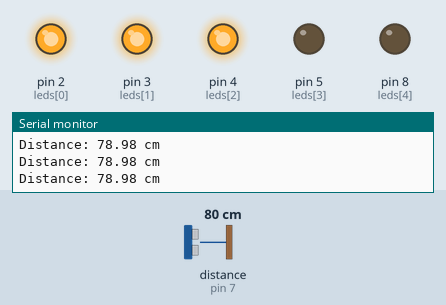
Recording of a sketch running on a simulated Arduino Uno, built with avr-gcc and run on an emulated ATmega328P. Parts: output pins drawn as LEDs (lit = HIGH), the last lines printed to the serial monitor. Wiring (inferred from the names in the program): ultrasonic range finder: trigger pin 6; echo pin 7. The test bench sets the inputs (shaded band); at power-on: distance to the obstacle (sensor on pin 7) 80 cm. The echo pulse lasts 58.3 µs per cm; pins used as bus, display or sensor lines are not drawn.

Above: at 2.7 s.
2.8 s: distance to the obstacle (sensor on pin 7) set to 68 cm
4.3 s: distance to the obstacle (sensor on pin 7) set to 62 cm
At 5.5 s:
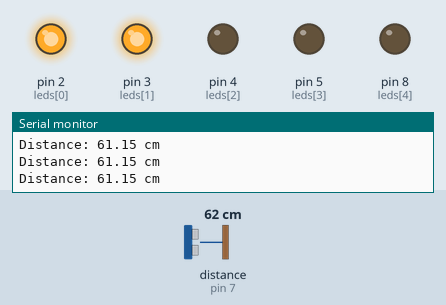
5.8 s: distance to the obstacle (sensor on pin 7) set to 51 cm
7.3 s: distance to the obstacle (sensor on pin 7) set to 43 cm
At 7.9 s:
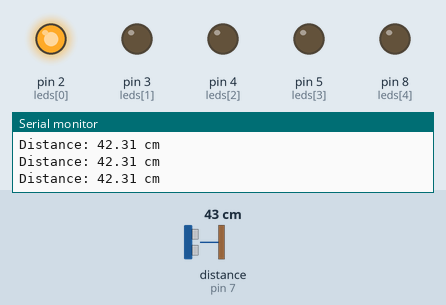
8.9 s: distance to the obstacle (sensor on pin 7) set to 120 cm
At 10.2 s:
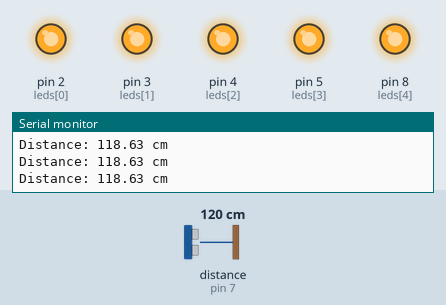
10.5 s: distance to the obstacle (sensor on pin 7) set to 105 cm
12.0 s: distance to the obstacle (sensor on pin 7) set to 97 cm
At 13.2 s:
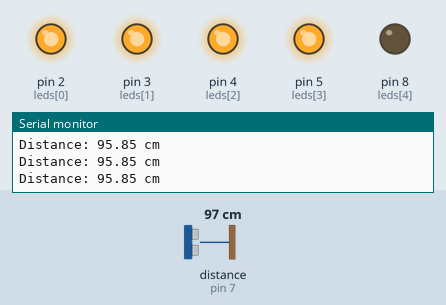
Timing chart, 0 to 14.7 s (numbered marks = the images above; inputs shaded):
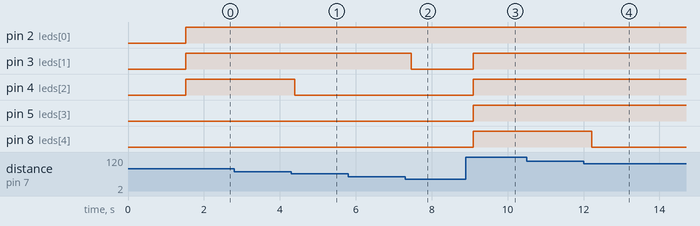

The sketch:

6-2.3.ino
```cpp
int trigPin = 6;
int echoPin = 7;

int leds[] = {2, 3, 4, 5, 8};
int numLEDs = 5;

void setup() {
  Serial.begin(9600);
  delay(1500);

  Serial.println("-------------------");
  Serial.println("Ultrasonic LED Bar Graph");
  Serial.println("-------------------");

  pinMode(trigPin, OUTPUT);
  pinMode(echoPin, INPUT);

  for (int i = 0; i < numLEDs; i++) {
    pinMode(leds[i], OUTPUT);
    digitalWrite(leds[i], LOW);
  }
}

void loop() {
  // Trigger pulse
  digitalWrite(trigPin, LOW);
  delayMicroseconds(2);

  digitalWrite(trigPin, HIGH);
  delayMicroseconds(10);
  digitalWrite(trigPin, LOW);

  // Read echo
  long duration = pulseIn(echoPin, HIGH);

  float distanceCm = duration * 0.034 / 2.0;

  Serial.print("Distance: ");
  Serial.print(distanceCm);
  Serial.println(" cm");

  // Map distance 10cm–100cm to 0–5 LEDs
  int ledCount = map(distanceCm, 10, 100, 0, 5);

  // Clamp values
  if (distanceCm < 10) {
    ledCount = 0;
  }
  if (distanceCm > 100) {
    ledCount = 5;
  }

  // Update LEDs
  for (int i = 0; i < numLEDs; i++) {
    if (i < ledCount) {
      digitalWrite(leds[i], HIGH);
    } else {
      digitalWrite(leds[i], LOW);
    }
  }

  delay(200);
}
```

Measured:
- the behaviour switches between 65 and 64 cm on distance to the obstacle (sensor on pin 7) (found by bisection; images 0 and 1)
- the behaviour switches between 47 and 46 cm on distance to the obstacle (sensor on pin 7) (found by bisection; images 1 and 2)
- the behaviour switches between 102 and 101 cm on distance to the obstacle (sensor on pin 7) (found by bisection; images 3 and 4)
- after the input at 4.3 s, pin 4 (leds[2]): HIGH → LOW after 0.10 s
- after the input at 7.3 s, pin 3 (leds[1]): HIGH → LOW after 0.16 s
- after the input at 8.9 s, pin 3 (leds[1]), pin 4 (leds[2]), pin 5 (leds[3]), pin 8 (leds[4]): LOW → HIGH after 0.20 s
- after the input at 12.0 s, pin 8 (leds[4]): HIGH → LOW after 0.21 s
